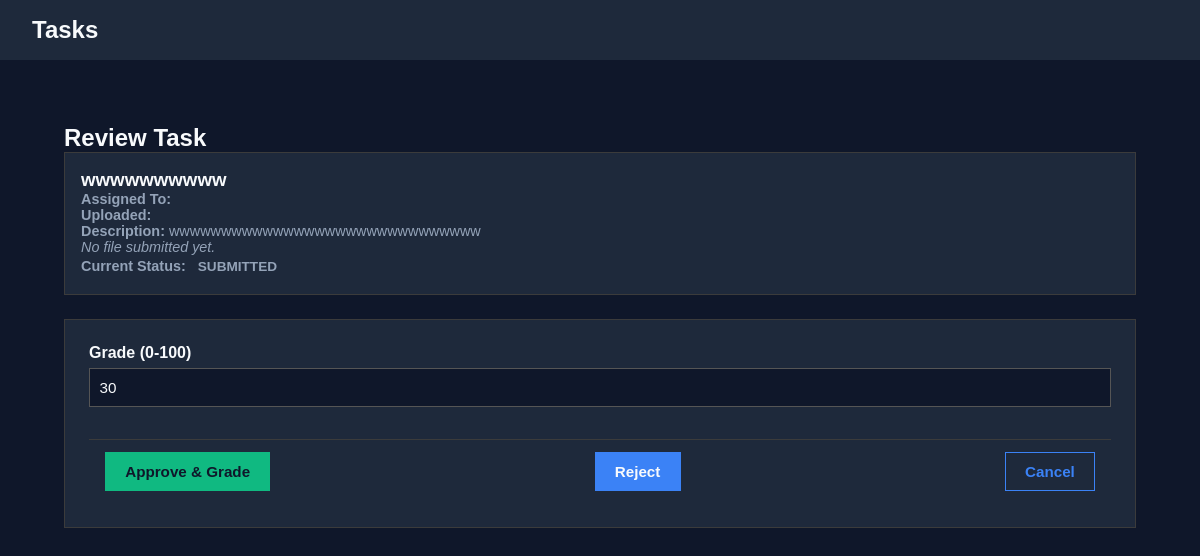
/repo/5/review/ (signed in), run on the app's committed database.
### repo/models.py (models this page shows, shortened)
class Tasks(models.Model):
    STATUS_CHOICES = [
        ("assigned", "Assigned"),
        ("in_progress", "In Progress"),
        ("submitted", "Submitted"),
        ("graded", "Graded"),
        ("rejected", "Rejected"),
    ]
    title = models.CharField(max_length=255)
    description = models.TextField(blank=True)
    assigned_to = models.ManyToManyField(User,related_name="tasks")
    status = models.CharField(max_length=20, choices=STATUS_CHOICES, default="assigned")
    file = models.FileField(upload_to="submissions/", blank=True, null=True)
    grade = models.IntegerField(default=0, blank=True)
    created_at = models.DateTimeField(auto_now_add=True)
    updated_at = models.DateTimeField(auto_now=True)

### repo/views.py (the view, shortened to what this page needs)
# urls.py: path("<int:pk>/review/", views.review_task, name="review_task"),
@user_passes_test(staff_check, login_url="signin")
def review_task(request, pk):
    task = get_object_or_404(Tasks, pk=pk)
    return render(request, "review_task.html", {"task": task})

### repo/views.py (called while the page is built)
def staff_check(user):
    return user.is_staff

### templates/review_task.html (shortened to what this page needs)
{% extends "base.html" %}
{% load static %}
{% block extra_css %}
<link rel="stylesheet" href="{% static 'css/admin_dashboard.css' %}">
<link rel="stylesheet" href="{% static 'css/review_form.css' %}">
{% endblock %}
{% block content %}
<div class="dashboard-container">
    <h2>Review Task</h2>
    <div class="result-card">
        <div class="result-info">
            <h3>{{ task.title }}</h3>
            <p><strong>Assigned To:</strong> {{ task.user.username }}</p>
            <p><strong>Uploaded:</strong> {{ task.uploaded_at|date:"M d, Y" }}</p>
            <p><strong>Description:</strong> {{ task.description }}</p>
            {% if task.file %}
            <p><strong>Submitted File:</strong>
                <a href="{{ task.file.url }}" target="_blank">Download</a>
            </p>
            {% else %}
            <p><em>No file submitted yet.</em></p>
            {% endif %}
            <p><strong>Current Status:</strong>
                <span class="status {{ task.status|lower }}">{{ task.status|capfirst }}</span>
            </p>
        </div>
    </div>
    <form method="post" class="review-form">
        <div class="form-group">
            <label for="grade">Grade (0-100)</label>
            <input type="number" name="grade" id="grade" min="0" max="100" value="{{ task.grade }}" class="input-field">
        </div>
        <div class="result-actions">
            <button type="submit" name="status" value="graded" class="btn success">Approve & Grade</button>
            <button type="submit" name="status" value="rejected" class="btn warning">Reject</button>
            <a href="{% url 'dashboard:admin_dashboard' %}" class="btn secondary">Cancel</a>
        </div>
    </form>
</div>
{% endblock %}

### static/css/base.css (style rules this page uses)
:root { --primary-bg: #0f172a; --secondary-bg: #1e293b; --accent: #3b82f6; --text: #f8fafc; --subtext: #94a3b8; --hover: #60a5fa; --text-primary: var(--text); --subtext-color: var(--subtext); --form-bg: var(--secondary-bg); --form-border: #3b3b3b; --form-input-bg: var(--primary-bg); --form-input-border: #555; --form-input-focus: var(--accent); --form-padding: 2rem; --form-radius: 0px; --btn-padding: 0.85rem 1.5rem; --btn-font-size: 1rem; --btn-radius: 0px; --btn-transition: 0.2s ease; }
* { box-sizing: border-box; margin: 0; padding: 0; }
body, html { font-family: Arial, sans-serif; height: 100%; background: var(--primary-bg); color: var(--text); }
.button-primary, .btn, .auth-form button { background: var(--accent); color: var(--text); border: 1px solid var(--accent); }

### static/css/admin_dashboard.css (style rules this page uses)
.dashboard-container { max-width: 1200px; margin: 0 auto; padding: 2rem; }
.result-card { background: var(--secondary-bg); border: 1px solid var(--form-border); border-radius: 0px; overflow: hidden; display: flex; flex-direction: column; transition: transform 0.2s ease; }
.result-info { padding: 1rem; }
.result-info p { font-size: 0.9rem; color: var(--subtext); }
.result-actions { display: flex; justify-content: space-between; padding: 0.8rem 1rem; border-top: 1px solid var(--form-border); gap: 0.8rem; }
.result-actions .btn { text-decoration: none; padding: 0.6rem 1.2rem; border-radius: 0px; font-size: 0.95rem; font-weight: 600; color: var(--text); transition: background 0.2s ease, color 0.2s ease; border: 1px solid transparent; }
.result-actions .btn.success { background: #10b981; border-color: #10b981; }
.result-actions .btn.secondary { background: var(--secondary-bg); color: var(--accent); border-color: var(--accent); }
.status { display: inline-block; padding: 0.25rem 0.5rem; border-radius: 0px; font-size: 0.85rem; font-weight: 600; text-transform: uppercase; }

### static/css/review_form.css (style rules this page uses)
.review-form { margin-top: 1.5rem; background: var(--secondary-bg); padding: 1.5rem; border-radius: 0px; border: 1px solid var(--form-border); }
.review-form label { display: block; margin-bottom: 0.4rem; font-weight: 600; color: var(--text); }
.review-form input, .review-form textarea, .review-form select { width: 100%; padding: 0.6rem; border: 1px solid var(--form-input-border); border-radius: 0px; font-size: 0.95rem; margin-bottom: 1rem; transition: border-color 0.2s, box-shadow 0.2s; background: var(--primary-bg); color: var(--text); }
.result-actions { display: flex; gap: 1rem; margin-top: 1rem; }
.result-actions .btn { padding: 0.6rem 1.2rem; border-radius: 0px; text-decoration: none; font-weight: 600; cursor: pointer; border: 1px solid var(--accent); background: var(--accent); color: var(--text); }
.result-actions .btn.success { background: #10b981; color: var(--primary-bg); border-color: #10b981; }
.result-actions .btn.secondary { background: var(--secondary-bg); color: var(--accent); border-color: var(--accent); }

### data on the page
Tasks: title "wwwwwwwwww", description "wwwwwwwwwwwwwwwwwwwwwwwwwwwwww", status "SUBMITTED", grade "30"
